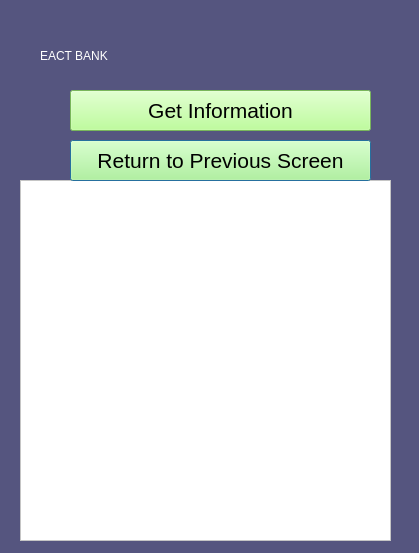
<?xml version="1.0" encoding="UTF-8"?>
<ui version="4.0">
 <class>Dialog</class>
 <widget class="QDialog" name="Dialog">
  <property name="geometry">
   <rect>
    <x>0</x>
    <y>0</y>
    <width>419</width>
    <height>553</height>
   </rect>
  </property>
  <property name="windowTitle">
   <string>EATC BANK ACCOUNT HISTORY</string>
  </property>
  <property name="styleSheet">
   <string notr="true">background-color: rgb(85, 85, 127);</string>
  </property>
  <widget class="QTextBrowser" name="islemdisplay">
   <property name="geometry">
    <rect>
     <x>20</x>
     <y>180</y>
     <width>371</width>
     <height>361</height>
    </rect>
   </property>
   <property name="styleSheet">
    <string notr="true">background-color: rgb(255, 255, 255);
color: rgb(0, 0, 0);
font: 75 14pt &quot;MS Shell Dlg 2&quot;;</string>
   </property>
  </widget>
  <widget class="QPushButton" name="returntopreviouspage2">
   <property name="geometry">
    <rect>
     <x>70</x>
     <y>140</y>
     <width>301</width>
     <height>41</height>
    </rect>
   </property>
   <property name="font">
    <font>
     <family>MS Shell Dlg 2</family>
     <pointsize>16</pointsize>
     <weight>9</weight>
     <italic>false</italic>
     <bold>false</bold>
    </font>
   </property>
   <property name="styleSheet">
    <string notr="true">background-color: rgb(170, 255, 127);
font: 75 16pt &quot;MS Shell Dlg 2&quot;;
color: rgb(0, 0, 0);</string>
   </property>
   <property name="text">
    <string>Return to Previous Screen</string>
   </property>
  </widget>
  <widget class="QLabel" name="label_6">
   <property name="geometry">
    <rect>
     <x>40</x>
     <y>30</y>
     <width>321</width>
     <height>51</height>
    </rect>
   </property>
   <property name="styleSheet">
    <string notr="true">color: rgb(255, 255, 255);
font: 26pt &quot;Matura MT Script Capitals&quot;;</string>
   </property>
   <property name="text">
    <string>EACT BANK</string>
   </property>
  </widget>
  <widget class="QPushButton" name="button_get">
   <property name="geometry">
    <rect>
     <x>70</x>
     <y>90</y>
     <width>301</width>
     <height>41</height>
    </rect>
   </property>
   <property name="font">
    <font>
     <family>MS Shell Dlg 2</family>
     <pointsize>16</pointsize>
     <weight>9</weight>
     <italic>false</italic>
     <bold>false</bold>
    </font>
   </property>
   <property name="styleSheet">
    <string notr="true">background-color: rgb(170, 255, 127);
font: 75 16pt &quot;MS Shell Dlg 2&quot;;
color: rgb(0, 0, 0);</string>
   </property>
   <property name="text">
    <string>Get Information</string>
   </property>
  </widget>
 </widget>
 <resources/>
 <connections/>
</ui>
